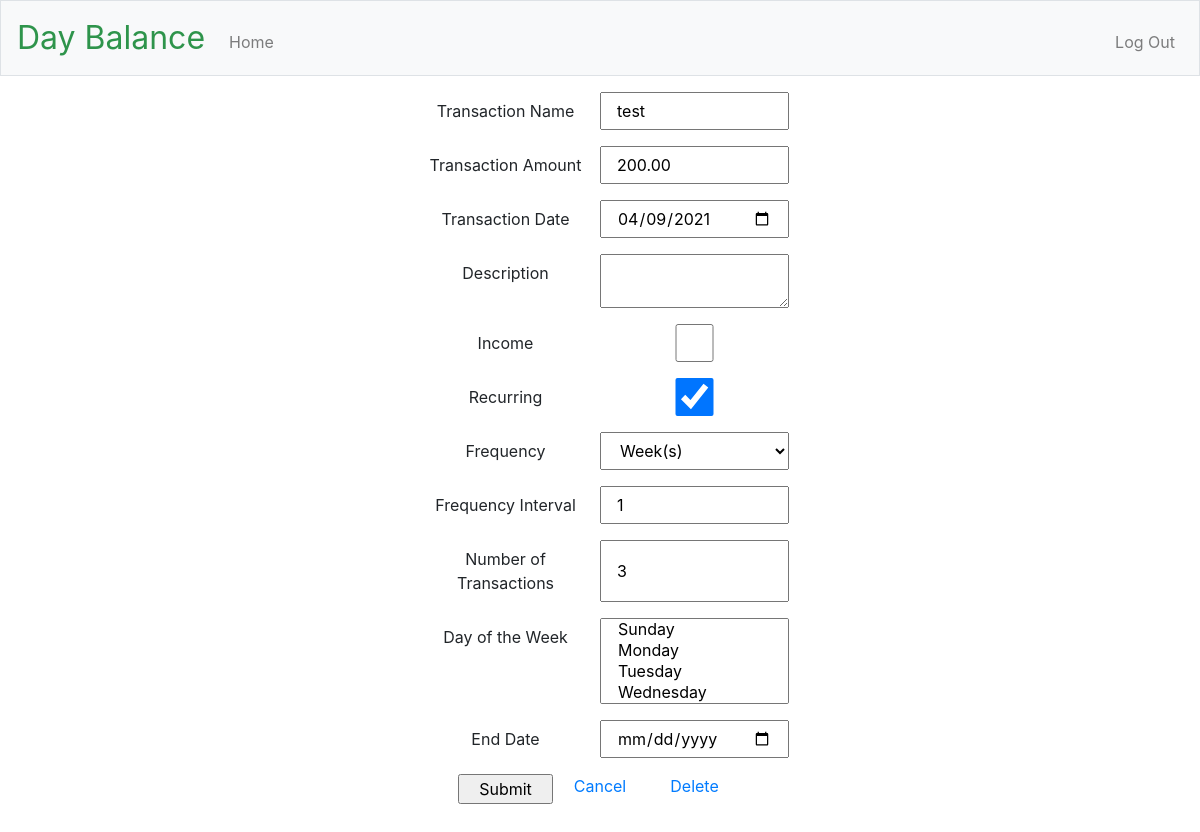
The app's page /edit/2 (signed in), older data.
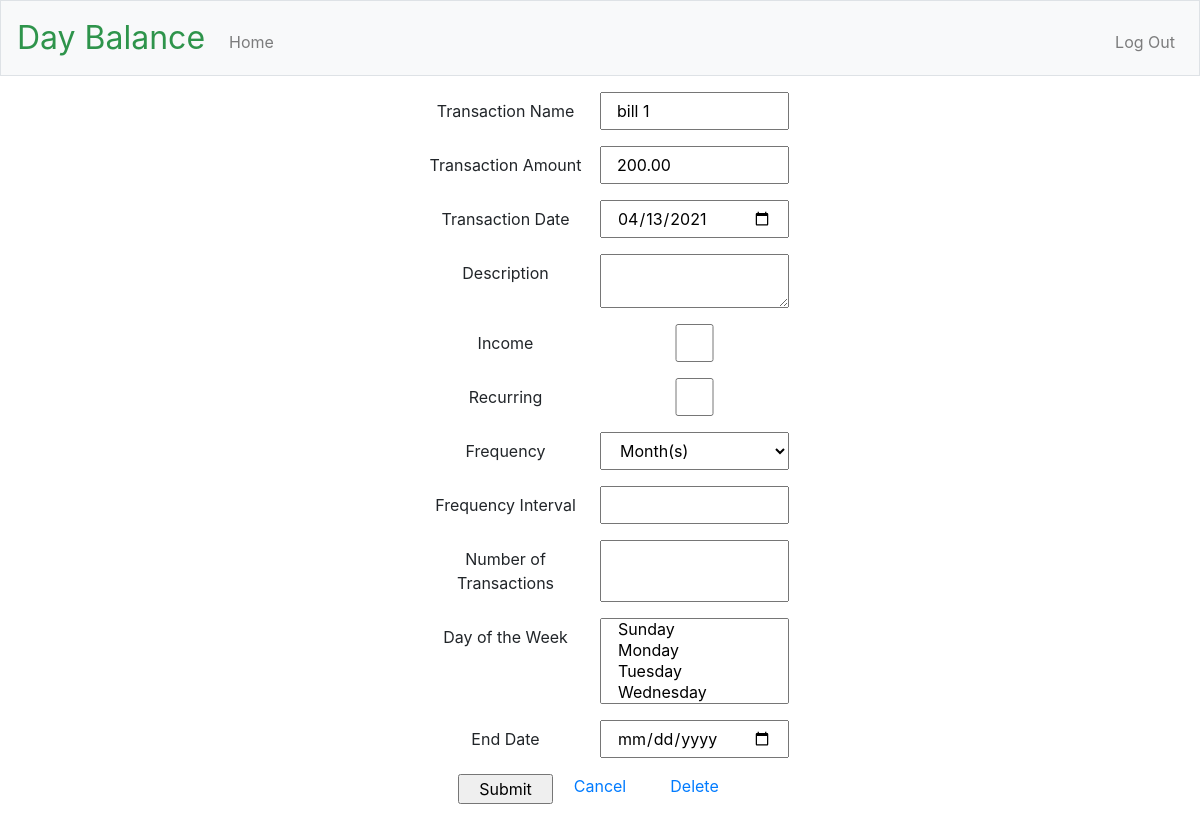
The same page, newer data.
### app/models.py (models this page shows, shortened)
class Transaction(app.db.Model):
    id = app.db.Column(app.db.Integer, primary_key=True)
    title = app.db.Column(app.db.String(40), nullable=False)
    date = app.db.Column(app.db.Date, nullable=False)
    amount = app.db.Column(app.db.Integer, nullable=False)
    description = app.db.Column(app.db.String(200))
    income = app.db.Column(app.db.Boolean)
    is_recurring = app.db.Column(app.db.Boolean)
    freq = app.db.Column(app.db.String(8))  # DAILY, WEEKLY, MONTHLY, YEARLY
    interval = app.db.Column(app.db.Integer)
    mon = app.db.Column(app.db.Boolean)
    tue = app.db.Column(app.db.Boolean)
    wed = app.db.Column(app.db.Boolean)
    thu = app.db.Column(app.db.Boolean)
    fri = app.db.Column(app.db.Boolean)
    sat = app.db.Column(app.db.Boolean)
    sun = app.db.Column(app.db.Boolean)
    count = app.db.Column(app.db.Integer)  # number of occurrences
    until = app.db.Column(app.db.Date)     # recurrence end date
    rrule_string = app.db.Column(app.db.String(100))
    user_id = app.db.Column(
        app.db.Integer,
        app.db.ForeignKey('user.id'),
        nullable=False,
    )
    day_names = ['MO', 'TU', 'WE', 'TH', 'FR', 'SA', 'SU']
    day_variables = [mon, tue, wed, thu, fri, sat, sun]
    freq_values = {
        'DAILY': rrule.DAILY,
        'WEEKLY': rrule.WEEKLY,
        'MONTHLY': rrule.MONTHLY,
        'YEARLY': rrule.YEARLY,
    }
    rrule_set = rrule.rruleset()
    def return_amount(self):
        return (self.amount / 100)
    def return_byweekday(self):
        byweekday = []
        for i in range(len(self.day_variables)):
            if self.day_variables[i] is True:
                byweekday.append(self.day_names[i])
        return byweekday

### app/main/routes.py (the view)
@bp.route("/edit", methods=["GET", "POST"])
@bp.route("/edit/<int:transaction_id>", methods=["GET", "POST"])
@login_required
def edit_transaction(transaction_id):
    form = TransactionForm(request.form)
    edited_transaction = Transaction.query.filter_by(id=transaction_id).one()
    if request.method == 'POST' and form.validate():
        edited_transaction.title = form.title.data
        edited_transaction.date = form.date.data
        edited_transaction.description = form.description.data
        edited_transaction.income = form.income.data
        edited_transaction.is_recurring = form.is_recurring.data
        edited_transaction.freq = form.freq.data
        edited_transaction.interval = form.interval.data
        edited_transaction.count = form.count.data
        edited_transaction.until = form.until.data
        edited_transaction.set_amount(form.amount.data)
        if form.is_recurring.data:
            edited_transaction.set_recurring(form.byweekday.data)
        db.session.commit()
        flash("Your changes have been saved.")
        return redirect(url_for("main.index"))
    elif request.method == 'GET':
        form.title.data = edited_transaction.title
        form.date.data = edited_transaction.date
        form.description.data= edited_transaction.description
        form.income.data = edited_transaction.income
        form.is_recurring.data = edited_transaction.is_recurring
        form.freq.data = edited_transaction.freq
        form.interval.data = edited_transaction.interval
        form.count.data = edited_transaction.count
        form.until.data = edited_transaction.until
        form.amount.data = edited_transaction.return_amount()
        if edited_transaction.is_recurring:
            form.byweekday.data = edited_transaction.return_byweekday()
    return render_template(
        "edit_transaction.html",
        title = "Edit Transaction",
        form = form,
        transaction_id = edited_transaction.id,
    )

### app/models.py (called while the page is built)
@app.login.user_loader
def load_user(id):
    return User.query.get(int(id))

### app/templates/edit_transaction.html (shortened to what this page needs)
{% extends "layout.html" %}
{% block main %}
    <form action="/edit/{{ transaction_id }}" method="POST">
        <div class="form-group row justify-content-center">
            {{ form.title.label(class="col-sm-2 col-form-label") }}
            {{ form.title(class="col-sm-2") }}
        </div>
        <div class="form-group row justify-content-center">
            {{ form.amount.label(class="col-sm-2 col-form-label") }}
            {{ form.amount(class="col-sm-2") }}
        </div>
        <div class="form-group row justify-content-center">
            {{ form.date.label(class="col-sm-2 col-form-label") }}
            {{ form.date(class="col-sm-2") }}
        </div>
        <div class="form-group row justify-content-center">
            {{ form.description.label(class="col-sm-2 col-form-label") }}
            {{ form.description(class="col-sm-2") }}
        </div>
        <div class="form-group row justify-content-center">
            {{ form.income.label(class="col-sm-2 col-form-label") }}
            {{ form.income(class="col-sm-2") }}
        </div>
        <div class="form-group row justify-content-center">
            {{ form.is_recurring.label(class="col-sm-2 col-form-label") }}
            {{ form.is_recurring(class="col-sm-2") }}
        </div>
        <div class="form-group row justify-content-center">
            {{ form.freq.label(class="col-sm-2 col-form-label") }}
            {{ form.freq(class="col-sm-2") }}
        </div>
        <div class="form-group row justify-content-center">
            {{ form.interval.label(class="col-sm-2 col-form-label") }}
            {{ form.interval(class="col-sm-2") }}
        </div>
        <div class="form-group row justify-content-center">
            {{ form.count.label(class="col-sm-2 col-form-label") }}
            {{ form.count(class="col-sm-2") }}
        </div>
        <div class="form-group row justify-content-center">
            {{ form.byweekday.label(class="col-sm-2 col-form-label") }}
            {{ form.byweekday(class="col-sm-2") }}
        </div>
        <div class="form-group row justify-content-center">
            {{ form.until.label(class="col-sm-2 col-form-label") }}
            {{ form.until(class="col-sm-2") }}
        </div>
        <div class="form-group row justify-content-center">
            {{ form.submit(class="col-1") }}
            <div class="col-1">
                <a href="{{ url_for('main.index') }}">Cancel</a>
            </div>
            <div class="col-1">
                <a href="{{ url_for('main.delete_transaction',transaction_id = transaction_id) }}">Delete</a>
            </div>
        </div>
    </form>
{% endblock %}

### app/templates/layout.html (shortened to what this page needs)
<!DOCTYPE html>
<html lang="en">
    <head>
        <link href="https://maxcdn.bootstrapcdn.com/bootstrap/4.1.3/css/bootstrap.min.css" rel="stylesheet">
        <link href="/static/styles.css" rel="stylesheet">
    </head>
    <body>
        <nav class="navbar navbar-expand-md navbar-light bg-light border">
            <a class="navbar-brand" href="/"><span class="green">Day Balance</span></a>
            <div class="collapse navbar-collapse" id="navbar">
                {% if current_user.is_anonymous %}
                <ul class="navbar-nav ml-auto mt-2">
                    <li class="nav-item"><a class="nav-link" href="{{ url_for('auth.register') }}">Register</a></li>
                    <li class="nav-item"><a class="nav-link" href="{{ url_for('auth.login') }}">Log In</a></li>
                </ul>
                {% else %}
                <ul class="navbar-nav mr-auto mt-2">
                    <li class="nav-item"><a class="nav-link" href="{{ url_for('main.index') }}">Home</a></li>
                </ul>
                <ul class="navbar-nav ml-auto mt-2">
                    <li class="nav-item"><a class="nav-link" href="{{ url_for('auth.logout') }}">Log Out</a></li>
                </ul>
            {% endif %}
            </div>
        </nav>
        <main class="container-fluid px-5 py-3">
            {% block main %}{% endblock %}
        </main>
    </body>
</html>

### app/static/styles.css (style rules this page uses)
nav .navbar-brand { font-size: xx-large; }
nav .navbar-brand .green { color: #2e944b; }
main { overflow-x: auto; text-align: center; }

Row changes from the older to the newer data that the page shows:
changed Transaction: title "test" → "bill 1"; date "04/09/2021" → "04/13/2021"; is_recurring "☑" → "☐"; freq "Week(s)" → "Month(s)"; interval "1" → (not shown); count "3" → (not shown)
